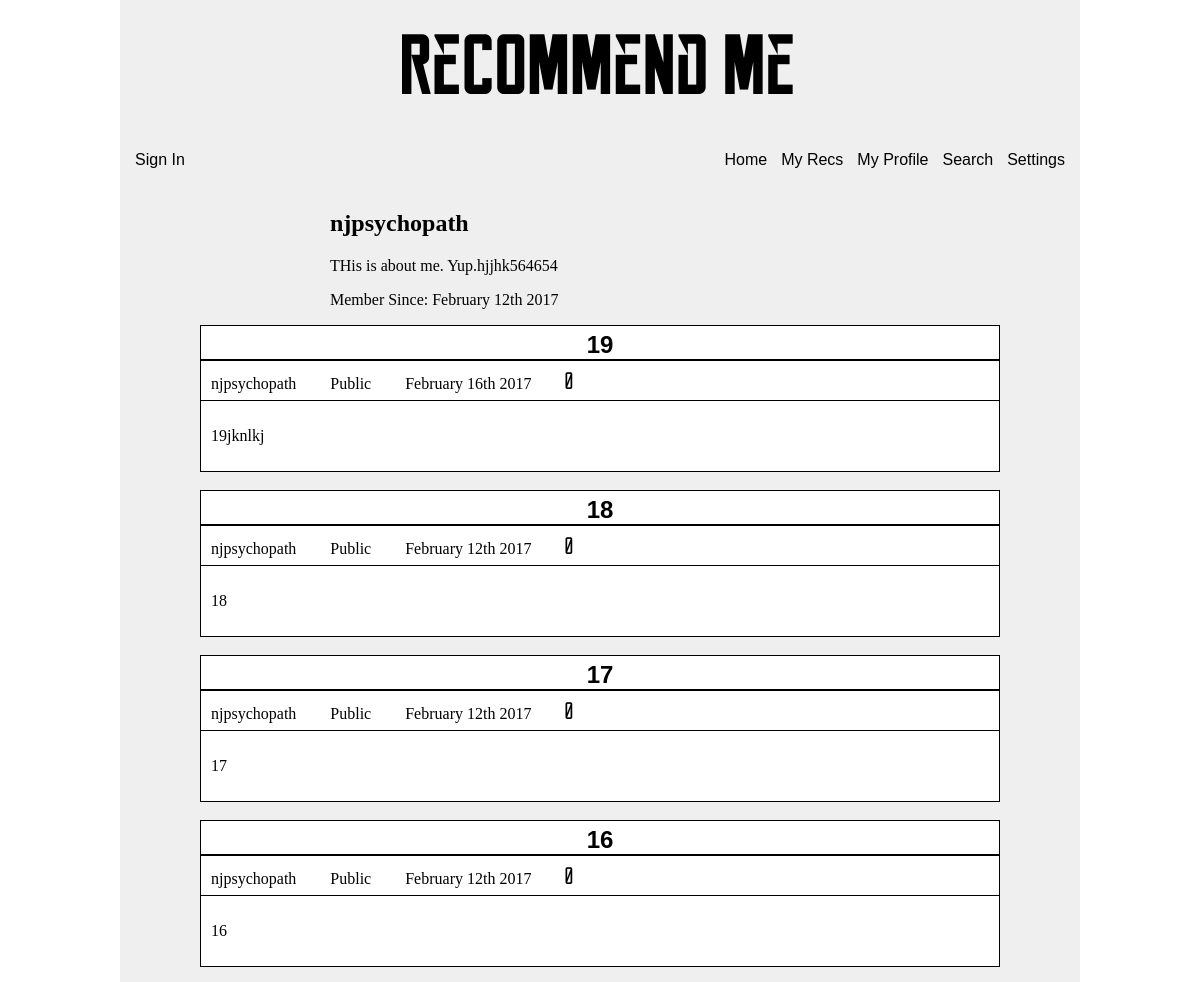
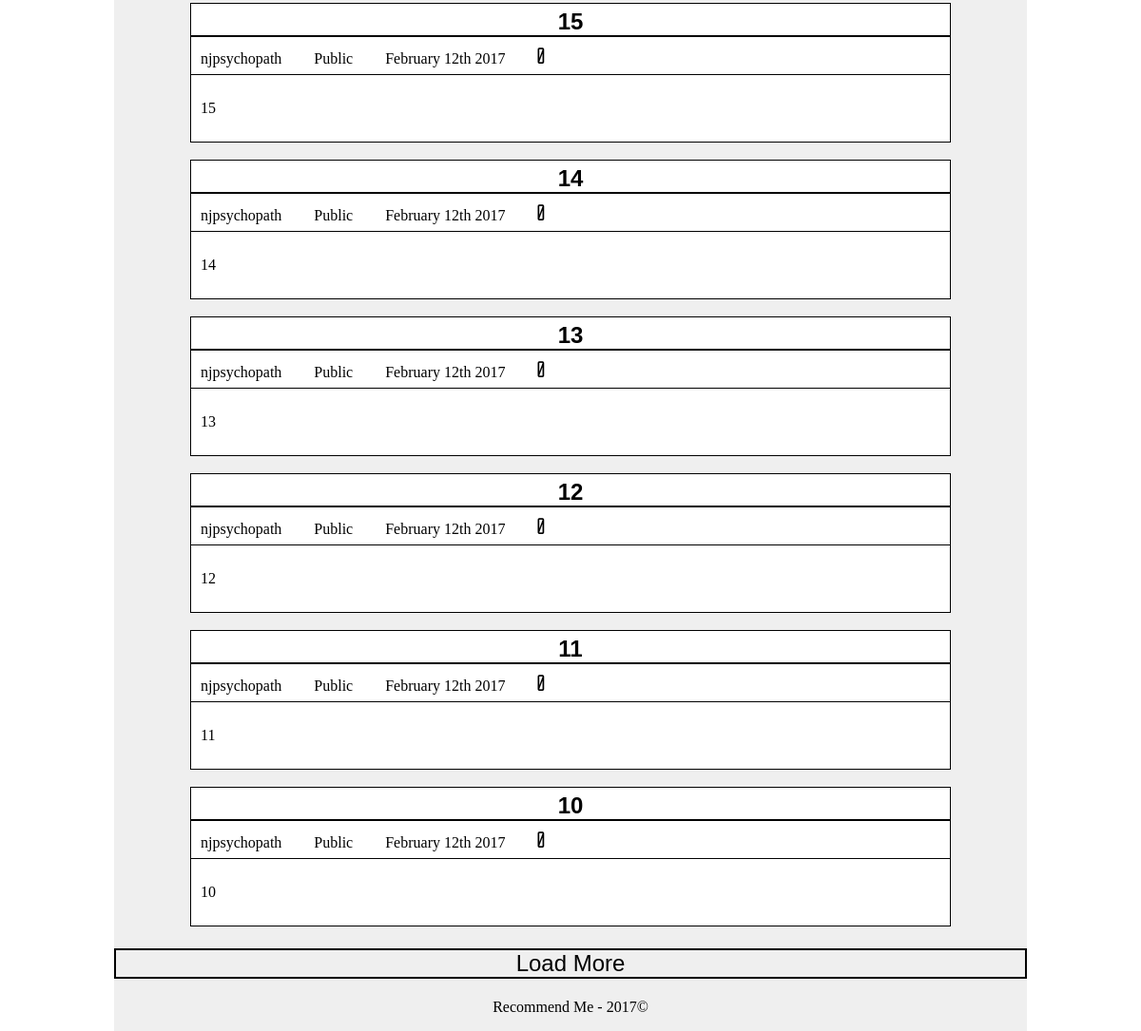
The page /personal/profile/1 on the database its author committed (2 pictures, top to bottom).
### app/models.py (models this page shows, shortened)
class Users(UserMixin, db.Model):
    __tablename__ = 'users'
    id = db.Column(db.INTEGER, primary_key=True)
    username = db.Column(db.String, unique=True)
    email = db.Column(db.String, unique=True)
    password_hash = db.Column(db.String(128))
    updates = db.Column(db.Boolean, default=True)
    confirmed = db.Column(db.Boolean, default=False)
    role_id = db.Column(db.INTEGER, db.ForeignKey('roles.id'))
    display = db.Column(db.Integer, default=10)
    about_me = db.Column(db.Text())
    member_since = db.Column(db.DATETIME(), default=datetime.utcnow)
    posts = db.relationship('Recommendation', backref='author', lazy='dynamic')
    @property
    def password(self):
        raise AttributeError('password is hashed')

class Recommendation(db.Model):
    __tablename__ = 'recs'
    id = db.Column(db.Integer, primary_key=True)
    title = db.Column(db.String(64))
    public = db.Column(db.Boolean, default=True)
    timestamp = db.Column(db.DateTime, index=True, default=datetime.utcnow)
    author_id = db.Column(db.Integer, db.ForeignKey('users.id'))
    text = db.Column(db.Text)
    likes = db.Column(db.Integer, default=0)

### app/personal/views.py (the view)
@personal.route('/profile')
@personal.route('/profile/<int:id>')
@personal.route('/profile/<int:id>/<int:limit>')
def profile(id=-1, limit=10):
    if id == -1 and current_user.is_authenticated:
        id = current_user.id
    elif id == -1 and not current_user.is_authenticated:
        return redirect(url_for('auth.login'))
    if current_user.is_authenticated:
        limit=current_user.display
    user = Users.query.filter_by(id=id).first_or_404()
    display_recs = Recommendation.query.filter_by(author_id=user.id).order_by(
        Recommendation.timestamp.desc()).limit(limit)
    return render_template('personal/profile.html', user=user, display=display_recs, limit=limit)

### app/auth/views.py (called while the page is built)
@auth.before_app_request
def before_request():
    if  current_user.is_authenticated  and not current_user.confirmed \
    and request.endpoint[:5] != 'auth.' and request.endpoint != 'static':
        return redirect(url_for('auth.unconfirmed'))

### app/main/__init__.py (called while the page is built)
@main.app_context_processor
def inject_permissions():
    return dict(Permission=Permission)

### manage.py (called while the page is built)
@app.url_defaults
def hashed_static_file(endpoint, values):
    if 'static' == endpoint or endpoint.endswith('.static'):
        filename = values.get('filename')
        if filename:
            blueprint = request.blueprint
            if '.' in endpoint:  # blueprint
                blueprint = endpoint.rsplit('.', 1)[0]
            static_folder = app.static_folder
            if blueprint and app.blueprints[blueprint].static_folder:
                static_folder = app.blueprints[blueprint].static_folder
            fp = os.path.join(static_folder, filename)
            if os.path.exists(fp):
                values['_'] = int(os.stat(fp).st_mtime)

### app/templates/personal/profile.html (shortened to what this page needs)
<!DOCTYPE html>
{% extends 'personal/post.html' %}
  {% block maincontent %}
    <div class='w940'>
      <h2>{{user.username}}</h2>
      <p>{{user.about_me}}</p>
      <p>Member Since: {{moment(user.member_since).format('MMMM Do YYYY')}}</p>
    </div>
    <div class='listrecs'>
      {{postmacro.render_posts(display, current_user, moment)}}
      <p class='loadMore rec'><a href="{{url_for('personal.profile', id=user.id, limit=limit+10)}}">Load More</a></p>
    </div>
  {% endblock %}

### app/templates/personal/postmacro.html (shortened to what this page needs)
{% macro render_posts(display, current_user, moment) %}
  {% for rec in display %}
    {% if rec.public or (current_user.is_authenticated and current_user.id == rec.author_id) %}
      <div class='rec1'>
        <h3 class='postTitle rec'><a href="{{url_for('main.highlight', id=rec.id)}}">{{rec.title}}</a></h3>
        <div class='postHeaderDiv'>
          <p class='postHeader'>{{rec.author.username}}</p>
          {% if rec.public %}
            <p class='postHeader'>Public</p>
          {% else %}
            <p class='postHeader'>Private</p>
          {% endif %}
        <p class='postHeader'>{{moment(rec.timestamp).format('MMMM Do YYYY')}}</p>
        <p class='postHeader rec'>{{rec.likes}}</p>
        </div>
        <p class='postText'>{{rec.text}}</p>
      </div>
      <br/>
    {% endif %}
  {% endfor %}
</div>
{% endmacro %}

### app/static/css/basestyle.css (style rules this page uses)
body { width: 960px; margin: 0px auto; font-family: Georgia, 'Times New Roman', serif; }
a { text-decoration: none; color: inherit; font-family: sans-serif; padding: 5px; }
.rec { font-family: 'reckoner', Impact, fantasy; }

### app/static/css/subscribestyle.css (style rules this page uses)
.w940 { margin: 10px; width: 740px; padding-left: 200px; }
.rec { font-size: 24px; }

### app/static/css/poststyle.css (style rules this page uses)
.listrecs { width: 800px; margin: 0px auto; }
.rec1 { border: 1px solid black; background-color: white; }
.postTitle { margin-top: 5px; margin-bottom: 5px; border-bottom: 2px solid black; text-align: center; }
.postHeaderDiv { margin-top: 5px; margin-bottom: 5px; border-bottom: 1px solid black; padding-left: 10px; padding-right: 10px; }
.postHeader { display: inline-block; margin-top: 5px; margin-bottom: 5px; padding-right: 30px; }
.postText { padding: 10px; }
.loadMore { margin-top: 5px; margin-bottom: 5px; border: 2px solid black; text-align: center; }

### rows shown on the page
Users: username "njpsychopath", about_me "THis is about me. Yup.hjjhk564654", member_since "February 12th 2017"
Recommendation: title "19", author.username "njpsychopath", public "Public", timestamp "February 16th 2017", likes "0", text "19jknlkj"
Recommendation: title "18", author.username "njpsychopath", public "Public", timestamp "February 12th 2017", likes "0", text "18"
Recommendation: title "17", author.username "njpsychopath", public "Public", timestamp "February 12th 2017", likes "0", text "17"
Recommendation: title "16", author.username "njpsychopath", public "Public", timestamp "February 12th 2017", likes "0", text "16"
Recommendation: title "15", author.username "njpsychopath", public "Public", timestamp "February 12th 2017", likes "0", text "15"
Recommendation: title "14", author.username "njpsychopath", public "Public", timestamp "February 12th 2017", likes "0", text "14"
Recommendation: title "13", author.username "njpsychopath", public "Public", timestamp "February 12th 2017", likes "0", text "13"
Recommendation: title "12", author.username "njpsychopath", public "Public", timestamp "February 12th 2017", likes "0", text "12"
Recommendation: title "11", author.username "njpsychopath", public "Public", timestamp "February 12th 2017", likes "0", text "11"
Recommendation: title "10", author.username "njpsychopath", public "Public", timestamp "February 12th 2017", likes "0", text "10"
